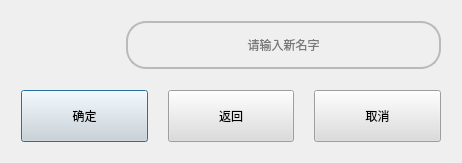
<?xml version="1.0" encoding="UTF-8"?>
<ui version="4.0">
 <class>Dialog</class>
 <widget class="QDialog" name="Dialog">
  <property name="windowModality">
   <enum>Qt::ApplicationModal</enum>
  </property>
  <property name="geometry">
   <rect>
    <x>0</x>
    <y>0</y>
    <width>462</width>
    <height>163</height>
   </rect>
  </property>
  <property name="windowTitle">
   <string>Dialog</string>
  </property>
  <property name="windowIcon">
   <iconset resource="../vb.qrc">
    <normaloff>:/title/images/title.ico</normaloff>:/title/images/title.ico</iconset>
  </property>
  <layout class="QGridLayout" name="gridLayout_2">
   <item row="0" column="0">
    <widget class="QWidget" name="widget_3" native="true">
     <property name="styleSheet">
      <string notr="true"/>
     </property>
     <layout class="QGridLayout" name="gridLayout" columnstretch="1,3">
      <property name="leftMargin">
       <number>10</number>
      </property>
      <property name="topMargin">
       <number>10</number>
      </property>
      <property name="rightMargin">
       <number>10</number>
      </property>
      <property name="bottomMargin">
       <number>10</number>
      </property>
      <property name="spacing">
       <number>0</number>
      </property>
      <item row="0" column="0">
       <widget class="QLabel" name="label">
        <property name="styleSheet">
         <string notr="true">image: url(:/editname/images/xiugai.png);</string>
        </property>
        <property name="text">
         <string/>
        </property>
       </widget>
      </item>
      <item row="0" column="1">
       <widget class="QLineEdit" name="lineEdit">
        <property name="sizePolicy">
         <sizepolicy hsizetype="Preferred" vsizetype="Preferred">
          <horstretch>0</horstretch>
          <verstretch>0</verstretch>
         </sizepolicy>
        </property>
        <property name="focusPolicy">
         <enum>Qt::ClickFocus</enum>
        </property>
        <property name="styleSheet">
         <string notr="true">QLineEdit{


background-color:transparent;
	font: 14pt &quot;宋体&quot;;
	border:2px solid rgb(186,186,186);
border-radius:20px

}

</string>
        </property>
        <property name="alignment">
         <set>Qt::AlignCenter</set>
        </property>
        <property name="placeholderText">
         <string>请输入新名字</string>
        </property>
       </widget>
      </item>
     </layout>
    </widget>
   </item>
   <item row="1" column="0">
    <widget class="QWidget" name="widget_2" native="true">
     <property name="styleSheet">
      <string notr="true"/>
     </property>
     <layout class="QGridLayout" name="gridLayout_4">
      <property name="leftMargin">
       <number>10</number>
      </property>
      <property name="topMargin">
       <number>5</number>
      </property>
      <property name="rightMargin">
       <number>10</number>
      </property>
      <property name="bottomMargin">
       <number>10</number>
      </property>
      <property name="horizontalSpacing">
       <number>20</number>
      </property>
      <property name="verticalSpacing">
       <number>15</number>
      </property>
      <item row="0" column="0">
       <widget class="QPushButton" name="pushButton">
        <property name="sizePolicy">
         <sizepolicy hsizetype="Preferred" vsizetype="Preferred">
          <horstretch>0</horstretch>
          <verstretch>0</verstretch>
         </sizepolicy>
        </property>
        <property name="styleSheet">
         <string notr="true">


QPushButton{
	font: 16pt &quot;宋体&quot;;
color: rgb(0, 0, 0);
background-color: rgb(220, 220, 220);

}
QPushButton:hover{
	font: 16pt &quot;宋体&quot;;
	color: rgb(0, 0, 0);
	background-color: rgb(173, 173, 173);
}</string>
        </property>
        <property name="text">
         <string>确定</string>
        </property>
       </widget>
      </item>
      <item row="0" column="1">
       <widget class="QPushButton" name="pushButton_2">
        <property name="sizePolicy">
         <sizepolicy hsizetype="Preferred" vsizetype="Preferred">
          <horstretch>0</horstretch>
          <verstretch>0</verstretch>
         </sizepolicy>
        </property>
        <property name="styleSheet">
         <string notr="true">


QPushButton{
	font: 16pt &quot;宋体&quot;;
color: rgb(0, 0, 0);
background-color: rgb(220, 220, 220);

}
QPushButton:hover{
	font: 16pt &quot;宋体&quot;;
	color: rgb(0, 0, 0);
	background-color: rgb(173, 173, 173);
}</string>
        </property>
        <property name="text">
         <string>返回</string>
        </property>
       </widget>
      </item>
      <item row="0" column="2">
       <widget class="QPushButton" name="pushButton_3">
        <property name="sizePolicy">
         <sizepolicy hsizetype="Preferred" vsizetype="Preferred">
          <horstretch>0</horstretch>
          <verstretch>0</verstretch>
         </sizepolicy>
        </property>
        <property name="styleSheet">
         <string notr="true">


QPushButton{
	font: 16pt &quot;宋体&quot;;
color: rgb(0, 0, 0);
background-color: rgb(220, 220, 220);

}
QPushButton:hover{
	font: 16pt &quot;宋体&quot;;
	color: rgb(0, 0, 0);
	background-color: rgb(173, 173, 173);
}</string>
        </property>
        <property name="text">
         <string>取消</string>
        </property>
       </widget>
      </item>
     </layout>
    </widget>
   </item>
  </layout>
 </widget>
 <resources>
  <include location="../vb.qrc"/>
 </resources>
 <connections>
  <connection>
   <sender>pushButton</sender>
   <signal>clicked()</signal>
   <receiver>Dialog</receiver>
   <slot>ok_InputNewClassDialog()</slot>
   <hints>
    <hint type="sourcelabel">
     <x>74</x>
     <y>232</y>
    </hint>
    <hint type="destinationlabel">
     <x>-195</x>
     <y>215</y>
    </hint>
   </hints>
  </connection>
  <connection>
   <sender>pushButton_2</sender>
   <signal>clicked()</signal>
   <receiver>Dialog</receiver>
   <slot>goback_InputNewClassDialog()</slot>
   <hints>
    <hint type="sourcelabel">
     <x>322</x>
     <y>226</y>
    </hint>
    <hint type="destinationlabel">
     <x>335</x>
     <y>441</y>
    </hint>
   </hints>
  </connection>
  <connection>
   <sender>pushButton_3</sender>
   <signal>clicked()</signal>
   <receiver>Dialog</receiver>
   <slot>accept()</slot>
   <hints>
    <hint type="sourcelabel">
     <x>479</x>
     <y>229</y>
    </hint>
    <hint type="destinationlabel">
     <x>676</x>
     <y>232</y>
    </hint>
   </hints>
  </connection>
 </connections>
 <slots>
  <slot>ok_InputNewClassDialog()</slot>
  <slot>cancel_InputNewClassDialog()</slot>
  <slot>goback_InputNewClassDialog()</slot>
 </slots>
</ui>
